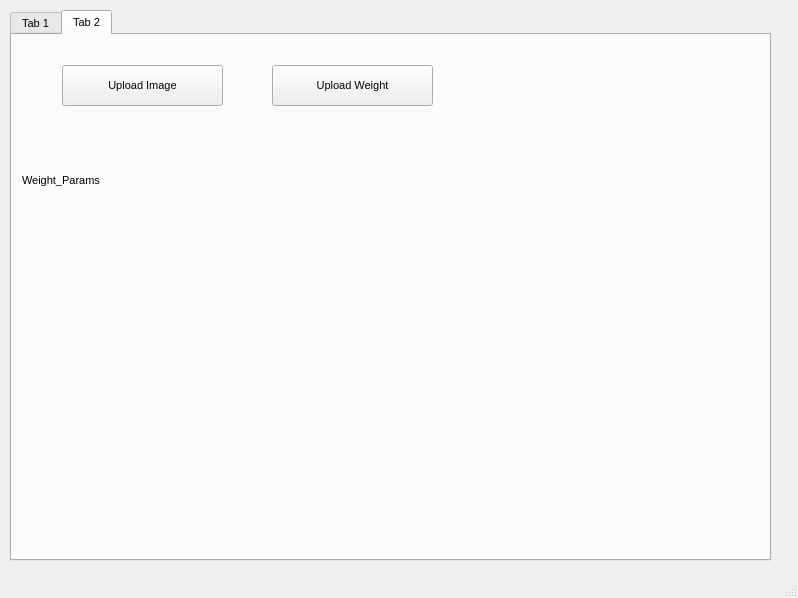
<?xml version="1.0" encoding="UTF-8"?>
<ui version="4.0">
 <class>MainWindow</class>
 <widget class="QMainWindow" name="MainWindow">
  <property name="geometry">
   <rect>
    <x>0</x>
    <y>0</y>
    <width>798</width>
    <height>598</height>
   </rect>
  </property>
  <property name="font">
   <font>
    <pointsize>8</pointsize>
   </font>
  </property>
  <property name="windowTitle">
   <string>MainWindow</string>
  </property>
  <widget class="QWidget" name="centralwidget">
   <widget class="QTabWidget" name="tabWidget">
    <property name="geometry">
     <rect>
      <x>10</x>
      <y>10</y>
      <width>761</width>
      <height>551</height>
     </rect>
    </property>
    <property name="currentIndex">
     <number>1</number>
    </property>
    <widget class="QWidget" name="training">
     <attribute name="title">
      <string>Tab 1</string>
     </attribute>
     <widget class="QScrollArea" name="train_logs">
      <property name="geometry">
       <rect>
        <x>10</x>
        <y>240</y>
        <width>731</width>
        <height>271</height>
       </rect>
      </property>
      <property name="widgetResizable">
       <bool>true</bool>
      </property>
      <widget class="QWidget" name="scrollAreaWidgetContents">
       <property name="geometry">
        <rect>
         <x>0</x>
         <y>0</y>
         <width>729</width>
         <height>269</height>
        </rect>
       </property>
      </widget>
     </widget>
     <widget class="QPushButton" name="image">
      <property name="geometry">
       <rect>
        <x>10</x>
        <y>10</y>
        <width>111</width>
        <height>41</height>
       </rect>
      </property>
      <property name="text">
       <string>Image Directory</string>
      </property>
     </widget>
     <widget class="QPushButton" name="mask">
      <property name="geometry">
       <rect>
        <x>140</x>
        <y>10</y>
        <width>101</width>
        <height>41</height>
       </rect>
      </property>
      <property name="text">
       <string>Mask Directory</string>
      </property>
     </widget>
     <widget class="QPushButton" name="train_start">
      <property name="geometry">
       <rect>
        <x>470</x>
        <y>50</y>
        <width>171</width>
        <height>41</height>
       </rect>
      </property>
      <property name="font">
       <font>
        <pointsize>10</pointsize>
        <weight>75</weight>
        <bold>true</bold>
       </font>
      </property>
      <property name="styleSheet">
       <string notr="true">background-color: rgb(154, 255, 39);</string>
      </property>
      <property name="text">
       <string>Start Train</string>
      </property>
     </widget>
     <widget class="QPushButton" name="train_stop">
      <property name="geometry">
       <rect>
        <x>470</x>
        <y>120</y>
        <width>171</width>
        <height>41</height>
       </rect>
      </property>
      <property name="font">
       <font>
        <pointsize>11</pointsize>
        <weight>75</weight>
        <bold>true</bold>
       </font>
      </property>
      <property name="styleSheet">
       <string notr="true">background-color: rgb(200, 54, 9);</string>
      </property>
      <property name="text">
       <string>Stop Train</string>
      </property>
     </widget>
     <widget class="QLabel" name="label">
      <property name="geometry">
       <rect>
        <x>20</x>
        <y>70</y>
        <width>81</width>
        <height>41</height>
       </rect>
      </property>
      <property name="font">
       <font>
        <pointsize>12</pointsize>
       </font>
      </property>
      <property name="text">
       <string>Epochs</string>
      </property>
     </widget>
     <widget class="QSpinBox" name="epoch">
      <property name="geometry">
       <rect>
        <x>160</x>
        <y>80</y>
        <width>71</width>
        <height>31</height>
       </rect>
      </property>
      <property name="contextMenuPolicy">
       <enum>Qt::NoContextMenu</enum>
      </property>
      <property name="maximum">
       <number>200</number>
      </property>
      <property name="value">
       <number>4</number>
      </property>
     </widget>
     <widget class="QLabel" name="label_2">
      <property name="geometry">
       <rect>
        <x>10</x>
        <y>130</y>
        <width>121</width>
        <height>41</height>
       </rect>
      </property>
      <property name="font">
       <font>
        <pointsize>11</pointsize>
        <weight>50</weight>
        <bold>false</bold>
       </font>
      </property>
      <property name="text">
       <string>Learning Rate</string>
      </property>
     </widget>
     <widget class="QDoubleSpinBox" name="lr">
      <property name="geometry">
       <rect>
        <x>150</x>
        <y>130</y>
        <width>81</width>
        <height>31</height>
       </rect>
      </property>
      <property name="decimals">
       <number>4</number>
      </property>
      <property name="singleStep">
       <double>0.000100000000000</double>
      </property>
      <property name="value">
       <double>0.000100000000000</double>
      </property>
     </widget>
     <widget class="QLabel" name="label_3">
      <property name="geometry">
       <rect>
        <x>270</x>
        <y>180</y>
        <width>181</width>
        <height>41</height>
       </rect>
      </property>
      <property name="font">
       <font>
        <pointsize>16</pointsize>
        <weight>75</weight>
        <bold>true</bold>
        <underline>true</underline>
       </font>
      </property>
      <property name="text">
       <string>Training Log</string>
      </property>
     </widget>
    </widget>
    <widget class="QWidget" name="evaluation">
     <attribute name="title">
      <string>Tab 2</string>
     </attribute>
     <widget class="QPushButton" name="image_upload">
      <property name="geometry">
       <rect>
        <x>50</x>
        <y>30</y>
        <width>161</width>
        <height>41</height>
       </rect>
      </property>
      <property name="text">
       <string>Upload Image</string>
      </property>
     </widget>
     <widget class="QPushButton" name="weight_upload">
      <property name="geometry">
       <rect>
        <x>260</x>
        <y>30</y>
        <width>161</width>
        <height>41</height>
       </rect>
      </property>
      <property name="text">
       <string>Upload Weight</string>
      </property>
     </widget>
     <widget class="QLabel" name="weight_params">
      <property name="geometry">
       <rect>
        <x>10</x>
        <y>90</y>
        <width>731</width>
        <height>111</height>
       </rect>
      </property>
      <property name="text">
       <string>Weight_Params</string>
      </property>
     </widget>
     <widget class="QLabel" name="input_img">
      <property name="geometry">
       <rect>
        <x>10</x>
        <y>230</y>
        <width>371</width>
        <height>281</height>
       </rect>
      </property>
      <property name="text">
       <string/>
      </property>
      <property name="pixmap">
       <pixmap>C:/Users/Kamaljeet/Downloads/room.jpg</pixmap>
      </property>
      <property name="scaledContents">
       <bool>true</bool>
      </property>
     </widget>
     <widget class="QLabel" name="output_img">
      <property name="geometry">
       <rect>
        <x>400</x>
        <y>230</y>
        <width>341</width>
        <height>281</height>
       </rect>
      </property>
      <property name="text">
       <string/>
      </property>
      <property name="pixmap">
       <pixmap>C:/Users/Kamaljeet/Downloads/room1.jpg</pixmap>
      </property>
      <property name="scaledContents">
       <bool>true</bool>
      </property>
      <property name="wordWrap">
       <bool>false</bool>
      </property>
     </widget>
    </widget>
   </widget>
  </widget>
  <widget class="QStatusBar" name="statusbar"/>
 </widget>
 <resources/>
 <connections/>
</ui>
